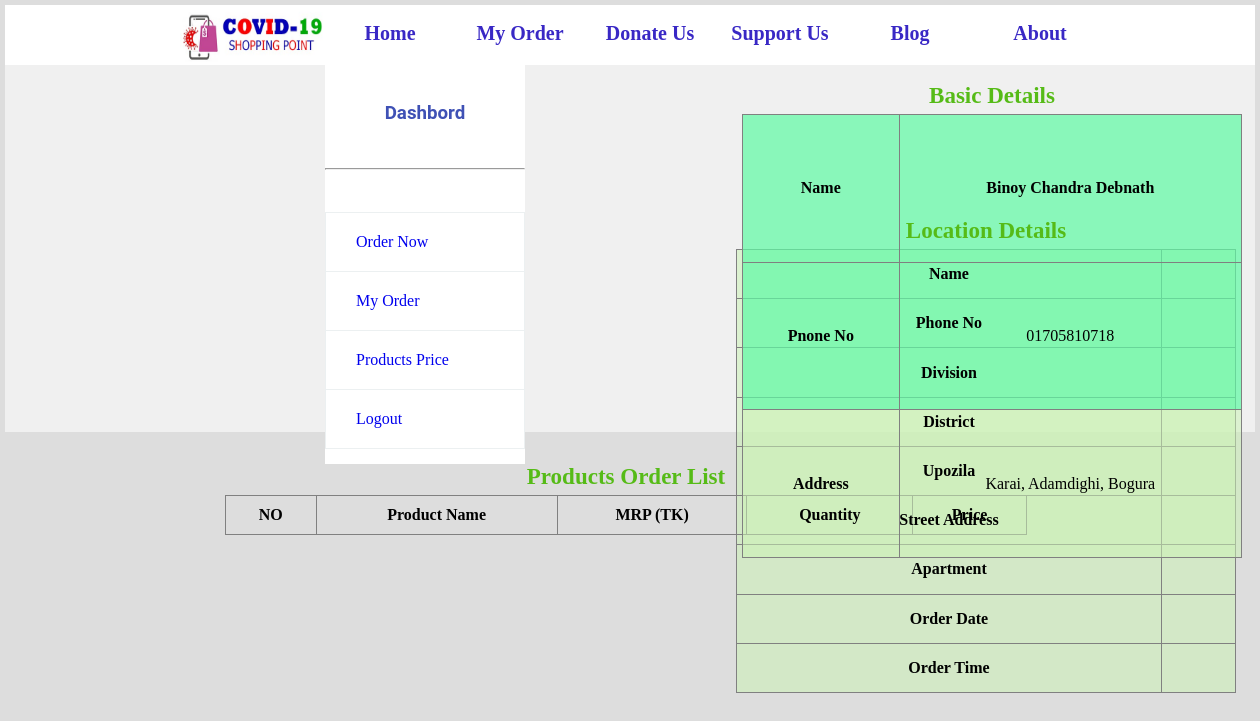
The page /charge_customer_details.php (signed in) on the database its author committed.
### tables this page shows
CREATE TABLE `charge_customer_reg` (
  `REG_NAME` varchar(100) DEFAULT NULL,
  `REG_PHONE` varchar(20) NOT NULL,
  `ADDRESS` varchar(200) DEFAULT NULL,
  `PASSWORD` varchar(50) DEFAULT NULL
);

### charge_customer_details.php (the view, shortened to what this page needs)
<?php
	include("dbconnection.inc.php");
?>
<!DOCTYPE html>
<html>
	<head>
		<link rel="stylesheet" href="css/style.css"/>
	</head>
	<body class="back">
		<div>
			<header>
				<?php
					include("topbar.inc.php");
				?>
			</header>
				<div style="height: 1000px;">
				<?php
					include("sidebar.inc.php");
				?>
			<div>
			<?php
			$sql="SELECT* FROM charge_customer_reg WHERE REG_NAME='{$_SESSION["cname"]}' && REG_PHONE='{$_SESSION["cphone"]}'";
				$res=$con->query($sql);
				if($res->num_rows>0)
				{
					$row=$res->fetch_assoc();
				}
			?>
				<div class="rbox1">
					<br/>
						<table border="1px" class="desired_result1">
						<caption>Basic Details</caption>
							<tr class="table_row_style"><th>Name </th> <td style="font-weight:bold"><?php echo $row["REG_NAME"] ?> </td></tr>
							<tr class="table_row_style"><th>Pnone No</th> <td><?php echo $row["REG_PHONE"] ?> </td></tr>
							<tr><th>Address</th> <td><?php echo $row["ADDRESS"] ?>  </td></tr>
						</table>
				</div>
				<div class="rbox2">
					<br/>
						<table border="1px" class="desired_result2">
						<caption>Location Details</caption>
							<tr><th>Name </th> <td><?php echo $row2["ODR_NAME"] ?> </td></tr>
							<tr><th>Phone No </th> <td><?php echo $row2["ODR_PHONE"] ?> </td></tr>
							<tr><th>Division</th> <td><?php echo $row2["DIVISION"] ?> </td></tr>
							<tr><th>District</th> <td><?php echo $row2["DISTRICT"] ?>  </td></tr>
							<tr><th>Upozila</th> <td><?php echo $row2["UPOZILA"] ?>  </td></tr>
							<tr><th>Street Address</th> <td><?php echo $row2["STREET_ADDRESS"] ?>  </td></tr>
							<tr><th>Apartment</th> <td><?php echo $row2["APARTMENT"] ?>  </td></tr>
							<tr><th>Order Date</th> <td><?php echo $row2["ODR_DATE"] ?>  </td></tr>
							<tr><th>Order Time</th> <td><?php echo $row2["ODR_TIME"] ?>  </td></tr>
						</table>
				</div>
		</div>
					<div class="products_info_div">
					?><br/>
					<table style="width: 802px; text-align:center;margin-left: 220px;
    margin-top: 212px;" border="1px">
					<caption>Products Order List</caption>
						<tr>
							<th>NO</th>
							<th>Product Name</th>
							<th>MRP (TK)</th>
							<th>Quantity</th>
							<th>Price</th>
						</tr>
						</table><br/>
					</div>
					</div>
		</div>
	</body>
</html>

### css/style.css (style rules this page uses)
html { background:#dddddd; }
.back { background:#f5f5f5cf; width:1250px; margin:0 auto; margin-top:5px; }
tr,td,th { padding:10px; }
table { border-collapse:collapse; text-align:center; }
table caption { font-size: 23px; font-weight: bold; color: #56bb17; margin-bottom: 5px; }
.rbox1 { width: 668px; height: 153px; float: left; margin-left: -20px; }
.rbox2 { width: 668px; height: 304px; margin-left: 485px; }
.desired_result1 { border-collapse: collapse; width: 500px; height: 444px; margin-left: 237px; text-align: center; float: left; color: black; background: #ccf3b485; }
.desired_result2 { border-collapse: collapse; width: 500px; height: 444px; text-align: center; margin-left: 246px; color: black; background: #ccf3b485; }
.table_row_style { background: #00ff9561; }

### rows shown on the page
charge_customer_reg: REG_NAME "Binoy Chandra Debnath", REG_PHONE "01705810718", ADDRESS "Karai, Adamdighi, Bogura"
